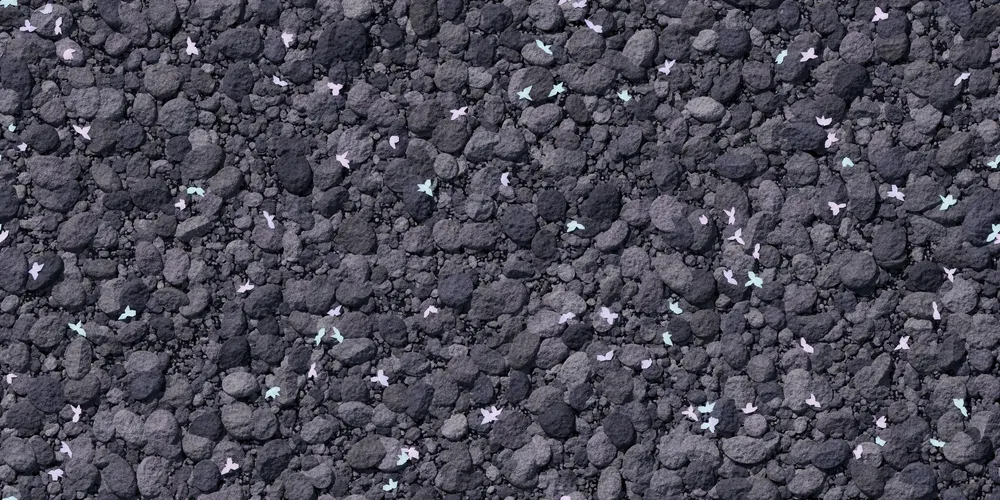
#> input picture dev/tex-backup/rock_alien_native.webp, 1000 x 500 px, shrunk from 4096 x 2048 before the run; its folder holds only this picture in this run
$ python alien_crystals.py
#> lines starting #> are read from the running program, lines starting #| are printed output that depends on the picture; after the words box and inside, x2 and y2 are one past the last pixel; in counts of white or black regions, pixels touching at a corner belong together
"""Кристаллы в насыпи Alien (критик r29: «белые пятна-бабочки»): меньше и ярче, как светящиеся кристаллы эталона.

python dev/tools/alien_crystals.py [--name rock_alien] [--keep 0.4] [--seed 3]

Родная ×4 assets/tex/native/<имя>.webp (прежняя — dev/tex-backup/<имя>_native.webp, один раз):
- кристалл = светлые окрашенные пиксели (бледно-сиреневые и мятные значки make_rubble.py);
- доля (1 − keep) убирается: заливка средним камнем вокруг (итеративное расширение по маске);
- оставшиеся — насыщенные: тёмный край → яркая сердцевина (бирюза или пурпур по исходному оттенку), отсвет 6 px.
Пишет родную webp (q90) и малую assets/tex/<имя>.png (точное уменьшение 4×4).
"""
import argparse
import shutil
from pathlib import Path

import numpy as np
from PIL import Image
from scipy import ndimage

ROOT = Path(__file__).resolve().parent.parent.parent
Image.MAX_IMAGE_PIXELS = None


def inpaint(img, mask, it=40):
    out = img.copy(); m = mask.copy()
    for _ in range(it):
        if not m.any(): break
        known = ~m
        s = np.zeros_like(out); c = np.zeros(m.shape, np.float32)
        for dy, dx in ((1, 0), (-1, 0), (0, 1), (0, -1), (2, 0), (-2, 0), (0, 2), (0, -2)):
            kk = np.roll(known, (dy, dx), (0, 1)); s += np.roll(out, (dy, dx), (0, 1)) * kk[..., None]; c += kk
        fill = m & (c > 0)
        out[fill] = s[fill] / c[fill][:, None]; m &= ~fill
    return out


def main():
    ap = argparse.ArgumentParser()
    ap.add_argument('--name', default='rock_alien')
    ap.add_argument('--keep', type=float, default=0.4)
    ap.add_argument('--seed', type=int, default=3)
    a = ap.parse_args()
    nat = ROOT / 'assets/tex/native' / f'{a.name}.webp'
    bak = ROOT / 'dev/tex-backup' / f'{a.name}_native.webp'
    if not bak.exists():
        bak.parent.mkdir(parents=True, exist_ok=True); shutil.copy(nat, bak)
    img = np.asarray(Image.open(bak).convert('RGB')).astype(np.float32)
    H, W, _ = img.shape
#> H = 500; W = 1000
    R, G, B = img[..., 0], img[..., 1], img[..., 2]; L = img.mean(2)
    # значки светлее любого камня (L > 175 при медиане 78) и окрашены; камень сам голубовато-серый — без порога яркости маска ловит макушки глыб
    cry = (L > 175) & ((B > R + 6) | (G > R + 12))
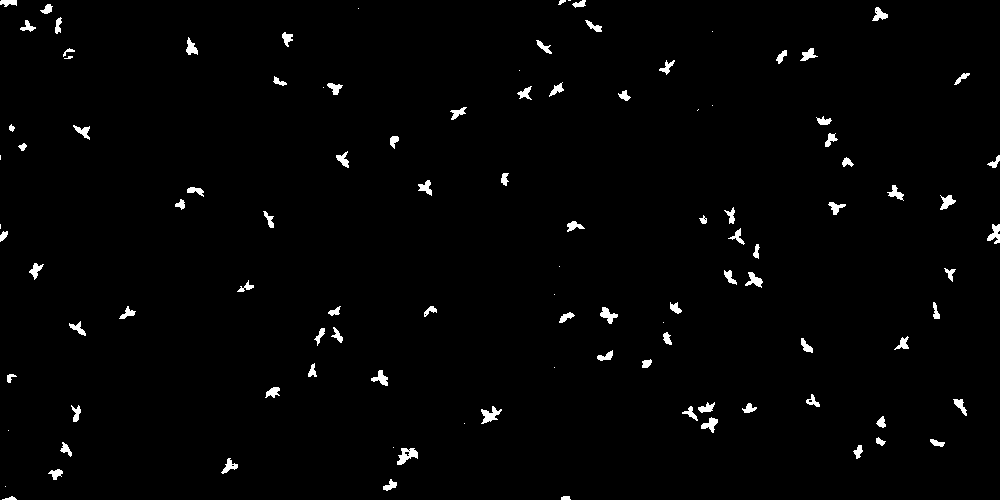
#> cry: shape (500, 1000) bool; 1.6% white; 107 white regions (18 under 20 px), largest, box (x1, y1, x2, y2) and area: (397, 448, 418, 465) 198, (481, 406, 502, 424) 181, (987, 224, 1000, 244) 147
    cry = ndimage.binary_dilation(ndimage.binary_fill_holes(ndimage.binary_closing(cry, iterations=2)), iterations=1)
#> cry: shape (500, 1000) bool; 2.3% white; 103 white regions (14 under 20 px), largest, box (x1, y1, x2, y2) and area: (396, 447, 419, 466) 282, (480, 405, 503, 425) 263, (599, 306, 619, 325) 207
    lab, n = ndimage.label(cry)
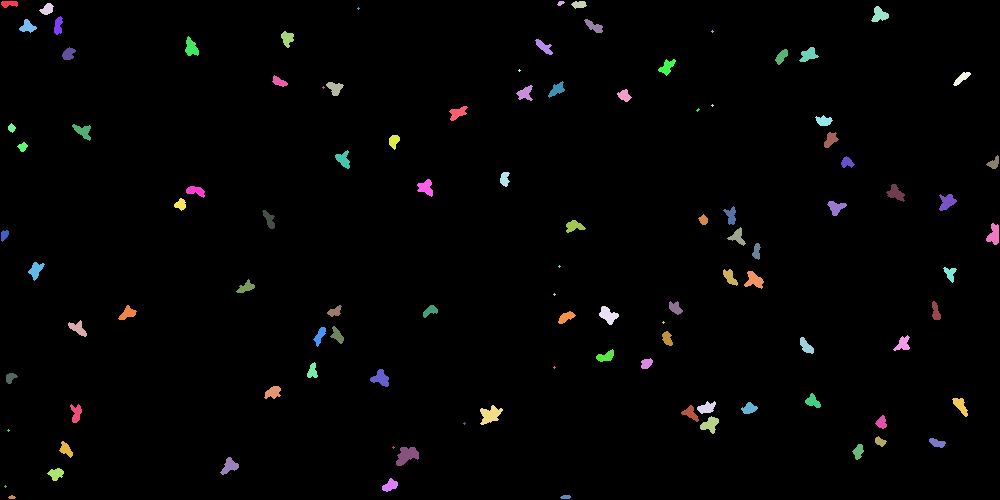
#> lab: shape (500, 1000) int32; 104 distinct labels, from 0 to 103; one colour per label, 0 black
#> n = 103
    rng = np.random.default_rng(a.seed)
    keep = np.zeros(n + 1, bool); keep[1:] = rng.random(n) < a.keep
    drop = cry & ~keep[lab]
    out = inpaint(img, ndimage.binary_dilation(drop, iterations=1))
#> in inpaint, `m = mask.copy()`: m: shape (500, 1000) bool; 2% white; 64 white regions (8 under 20 px), largest, box (x1, y1, x2, y2) and area: (395, 446, 420, 467) 350, (479, 404, 504, 426) 334, (598, 305, 620, 326) 262
#> after the loop in inpaint, `for _ in range(it):`:
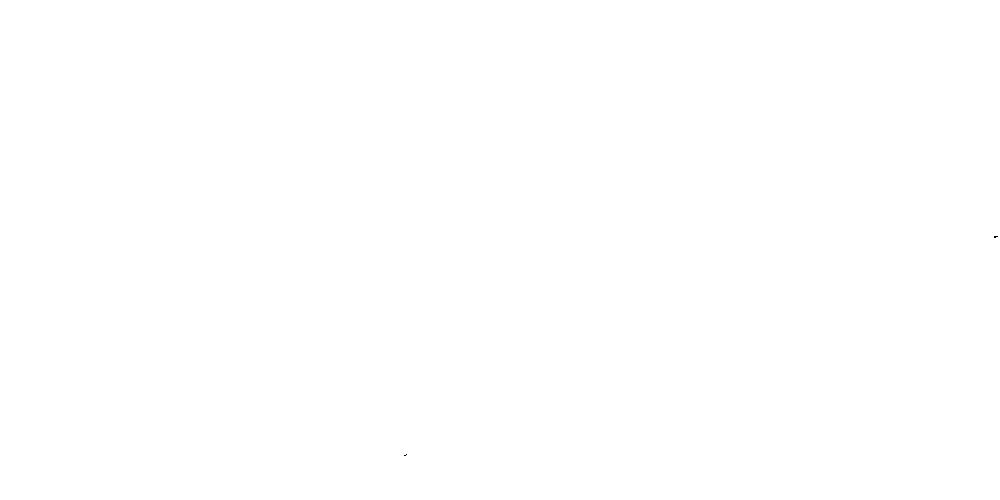
#> known: shape (500, 1000) bool; 100% white; black in thin lines or dots, all inside (x1, y1, x2, y2) = (404, 236, 998, 456)
#> after the loop in inpaint, `for _ in range(it):`: m: shape (500, 1000) bool; every value is 0
#> after the loop in inpaint, `for _ in range(it):`: out: shape (500, 1000, 3) float32; mean R, G, B 73, 71.7, 83.6
    # оставшиеся: оттенок по исходному цвету (зелёный перевес — бирюза, иначе пурпур)
    hue_g = ndimage.mean(G - R, lab, range(n + 1)) > 10
    kmask = cry & keep[lab]
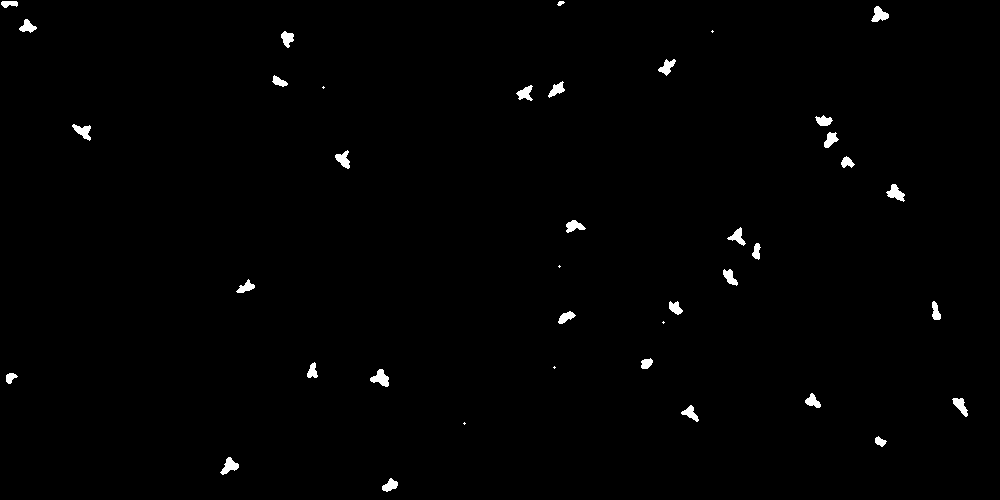
#> kmask: shape (500, 1000) bool; 0.86% white; 39 white regions (6 under 20 px), largest, box (x1, y1, x2, y2) and area: (370, 369, 389, 387) 194, (886, 184, 905, 202) 178, (220, 457, 239, 475) 172
    edt = ndimage.distance_transform_edt(kmask)
    mx = ndimage.maximum(edt, lab, range(n + 1)); q = np.clip(edt / np.maximum(mx[lab], 1), 0, 1)
#> after `mx = ndimage.maximum(edt, lab, range(n + 1))`: mx = 104 values, max 5 at index 5, min 0 at index 0, mean 1.46
    cyan = (np.array([20, 110, 170.]), np.array([175, 250, 255.]))
    mag = (np.array([110, 30, 160.]), np.array([250, 175, 255.]))
    for sel, (c0, c1) in ((kmask & hue_g[lab], cyan), (kmask & ~hue_g[lab], mag)):
        qq = q[sel][:, None] ** 0.8
        out[sel] = c0 * (1 - qq) + c1 * qq
#> this loop made 2 passes
#> (c0, c1) on passes 1 to 2: ([20, 110, 170], [175, 250, 255]), ([110, 30, 160], [250, 175, 255])
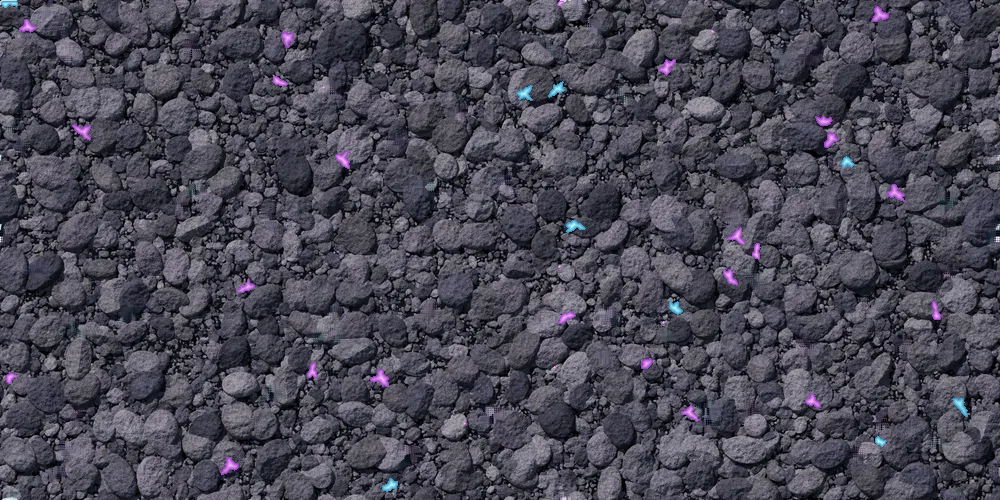
#> out: shape (500, 1000, 3) float32; mean R, G, B 72.9, 71.3, 83.7
    glow = ndimage.gaussian_filter(kmask.astype(np.float32), 6) * 1.6
    out += (np.clip(glow, 0, 1) ** 1.4)[..., None] * np.array([40, 70, 110.]) * (~kmask)[..., None]
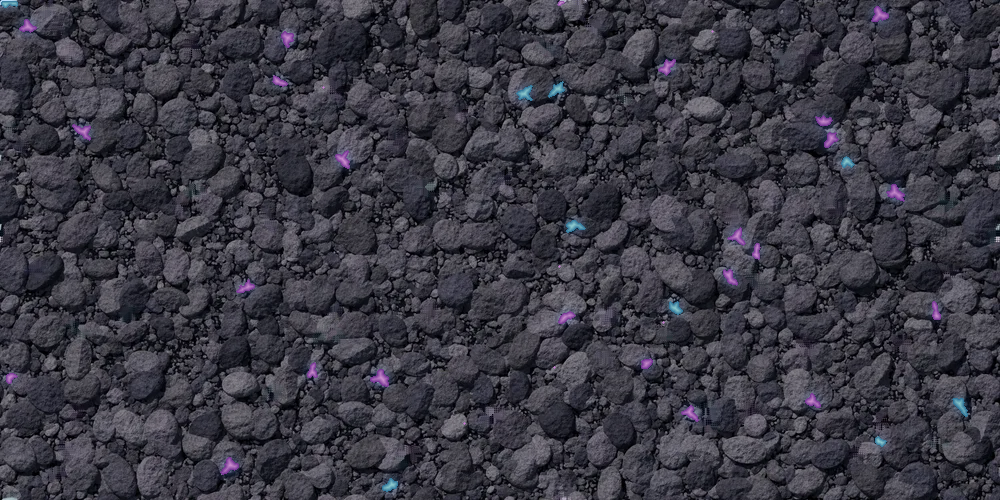
#> out: shape (500, 1000, 3) float32; 19.65% of pixels changed, all inside (x1, y1, x2, y2) = (0, 0, 992, 500); drawn with min black and max white
    out = np.clip(np.rint(out), 0, 255).astype(np.uint8)
    Image.fromarray(out).save(nat, 'WEBP', quality=90, method=6)
    small = out.reshape(H // 4, 4, W // 4, 4, 3).astype(np.float32).mean((1, 3))
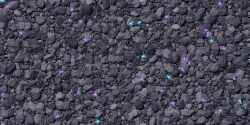
#> small: shape (125, 250, 3) float32; mean R, G, B 73, 71.6, 84.3
    Image.fromarray(np.clip(np.rint(small), 0, 255).astype(np.uint8)).save(ROOT / 'assets/tex' / f'{a.name}.png', optimize=True)
    print('crystals', n, 'kept', int(keep.sum()), 'wrote', nat)
#| crystals 103 kept 39 wrote assets/tex/native/rock_alien.webp


if __name__ == '__main__':
    main()
